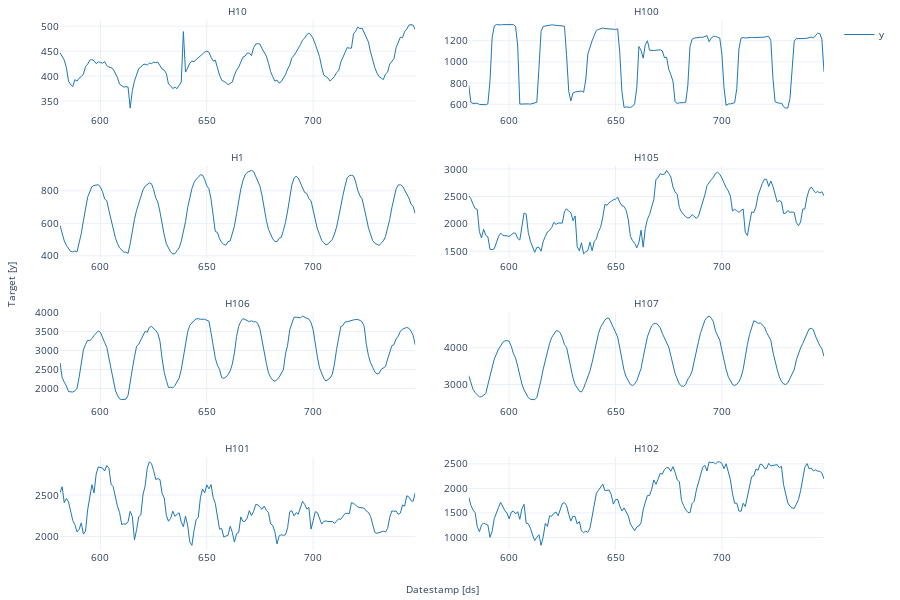

The notebook cell this image was saved under:
### Code cell
StatsForecast.plot(Y_df, engine='plotly')

### Figure 1 — Plotly figure (JSON) as saved in the notebook; plotly's stock layout.template omitted (floating-point values rounded to 4 significant figures; data arrays with more than 128 entries replaced by an {"elided": "..."} marker saying what was removed)
{"data": [{"legendgroup": "y", "line": {"color": "#1f77b4", "width": 1}, "mode": "lines", "name": "y", "showlegend": true, "type": "scatter", "x": {"elided": "168 int values"}, "xaxis": "x", "y": {"elided": "168 int values"}, "yaxis": "y"}, {"legendgroup": "y", "line": {"color": "#1f77b4", "width": 1}, "mode": "lines", "name": "y", "showlegend": false, "type": "scatter", "x": {"elided": "168 int values"}, "xaxis": "x2", "y": {"elided": "168 int values"}, "yaxis": "y2"}, {"legendgroup": "y", "line": {"color": "#1f77b4", "width": 1}, "mode": "lines", "name": "y", "showlegend": false, "type": "scatter", "x": {"elided": "168 int values"}, "xaxis": "x3", "y": {"elided": "168 int values"}, "yaxis": "y3"}, {"legendgroup": "y", "line": {"color": "#1f77b4", "width": 1}, "mode": "lines", "name": "y", "showlegend": false, "type": "scatter", "x": {"elided": "168 int values"}, "xaxis": "x4", "y": {"elided": "168 int values"}, "yaxis": "y4"}, {"legendgroup": "y", "line": {"color": "#1f77b4", "width": 1}, "mode": "lines", "name": "y", "showlegend": false, "type": "scatter", "x": {"elided": "168 int values"}, "xaxis": "x5", "y": {"elided": "168 int values"}, "yaxis": "y5"}, {"legendgroup": "y", "line": {"color": "#1f77b4", "width": 1}, "mode": "lines", "name": "y", "showlegend": false, "type": "scatter", "x": {"elided": "168 int values"}, "xaxis": "x6", "y": {"elided": "168 int values"}, "yaxis": "y6"}, {"legendgroup": "y", "line": {"color": "#1f77b4", "width": 1}, "mode": "lines", "name": "y", "showlegend": false, "type": "scatter", "x": {"elided": "168 int values"}, "xaxis": "x7", "y": {"elided": "168 int values"}, "yaxis": "y7"}, {"legendgroup": "y", "line": {"color": "#1f77b4", "width": 1}, "mode": "lines", "name": "y", "showlegend": false, "type": "scatter", "x": {"elided": "168 int values"}, "xaxis": "x8", "y": {"elided": "168 int values"}, "yaxis": "y8"}], "layout": {"annotations": [{"font": {"size": 10}, "showarrow": false, "text": "H10", "x": 0.2325, "xanchor": "center", "xref": "paper", "y": 1, "yanchor": "bottom", "yref": "paper"}, {"font": {"size": 10}, "showarrow": false, "text": "H100", "x": 0.7675, "xanchor": "center", "xref": "paper", "y": 1, "yanchor": "bottom", "yref": "paper"}, {"font": {"size": 10}, "showarrow": false, "text": "H1", "x": 0.2325, "xanchor": "center", "xref": "paper", "y": 0.725, "yanchor": "bottom", "yref": "paper"}, {"font": {"size": 10}, "showarrow": false, "text": "H105", "x": 0.7675, "xanchor": "center", "xref": "paper", "y": 0.725, "yanchor": "bottom", "yref": "paper"}, {"font": {"size": 10}, "showarrow": false, "text": "H106", "x": 0.2325, "xanchor": "center", "xref": "paper", "y": 0.45, "yanchor": "bottom", "yref": "paper"}, {"font": {"size": 10}, "showarrow": false, "text": "H107", "x": 0.7675, "xanchor": "center", "xref": "paper", "y": 0.45, "yanchor": "bottom", "yref": "paper"}, {"font": {"size": 10}, "showarrow": false, "text": "H101", "x": 0.2325, "xanchor": "center", "xref": "paper", "y": 0.175, "yanchor": "bottom", "yref": "paper"}, {"font": {"size": 10}, "showarrow": false, "text": "H102", "x": 0.7675, "xanchor": "center", "xref": "paper", "y": 0.175, "yanchor": "bottom", "yref": "paper"}, {"font": {"size": 10}, "showarrow": false, "text": "Datestamp [ds]", "x": 0.5, "xanchor": "center", "xref": "paper", "y": 0, "yanchor": "top", "yref": "paper", "yshift": -30}, {"font": {"size": 10}, "showarrow": false, "text": "Target [y]", "textangle": -90, "x": 0, "xanchor": "right", "xref": "paper", "xshift": -40, "y": 0.5, "yanchor": "middle", "yref": "paper"}], "autosize": true, "font": {"size": 10}, "height": 600, "margin": {"b": 50, "l": 60, "r": 10, "t": 20}, "xaxis": {"anchor": "y", "domain": [0, 0.465], "showticklabels": true, "visible": true}, "xaxis2": {"anchor": "y2", "domain": [0.535, 1.0], "showticklabels": true, "visible": true}, "xaxis3": {"anchor": "y3", "domain": [0, 0.465], "showticklabels": true, "visible": true}, "xaxis4": {"anchor": "y4", "domain": [0.535, 1.0], "showticklabels": true, "visible": true}, "xaxis5": {"anchor": "y5", "domain": [0, 0.465], "showticklabels": true, "visible": true}, "xaxis6": {"anchor": "y6", "domain": [0.535, 1.0], "showticklabels": true, "visible": true}, "xaxis7": {"anchor": "y7", "domain": [0, 0.465], "showticklabels": true, "visible": true}, "xaxis8": {"anchor": "y8", "domain": [0.535, 1.0], "showticklabels": true, "visible": true}, "yaxis": {"anchor": "x", "domain": [0.825, 1]}, "yaxis2": {"anchor": "x2", "domain": [0.825, 1]}, "yaxis3": {"anchor": "x3", "domain": [0.55, 0.725]}, "yaxis4": {"anchor": "x4", "domain": [0.55, 0.725]}, "yaxis5": {"anchor": "x5", "domain": [0.275, 0.45]}, "yaxis6": {"anchor": "x6", "domain": [0.275, 0.45]}, "yaxis7": {"anchor": "x7", "domain": [0, 0.175]}, "yaxis8": {"anchor": "x8", "domain": [0, 0.175]}}}
